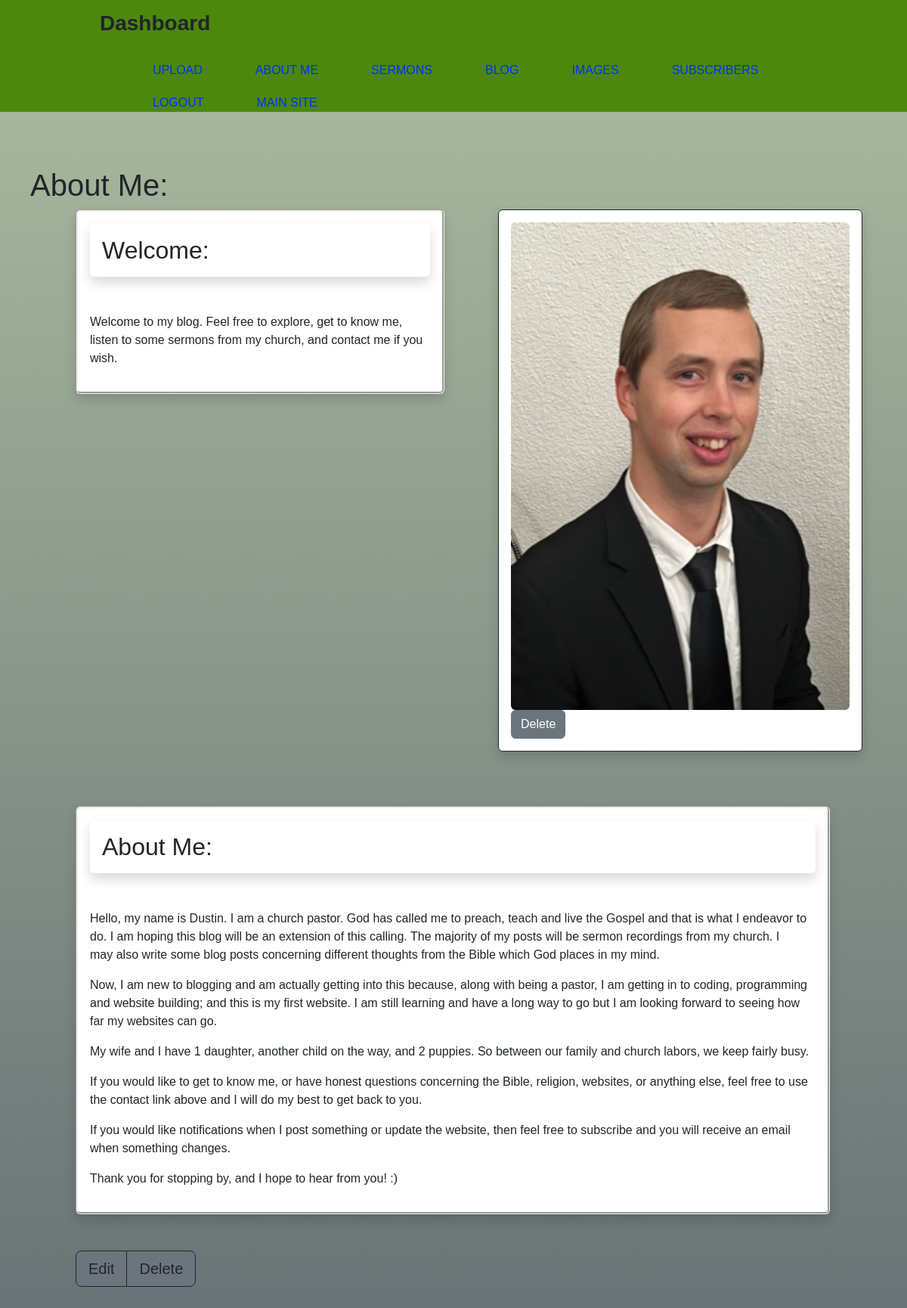
/dash-about-me (signed in), run on the app's committed database.
### website/models.py (models this page shows)
class AboutMe(db.Model):
    id = db.Column(db.Integer, primary_key=True)
    welcome = db.Column(db.String(500), nullable=False)
    about = db.Column(db.Text)

class ProfilePic(db.Model):
    id = db.Column(db.Integer, primary_key=True)
    profile_pic = db.Column(db.String(500), nullable=False)

### website/auth.py (the view)
@auth.route('/dash-about-me', methods=['GET', 'POST'])
@login_required
def dash_about_me():
    title = "Dash About Me"
    aboutme = AboutMe.query.order_by(AboutMe.id)
    profilepic = ProfilePic.query.order_by(ProfilePic.id)
    return render_template('dash_about_me.html', title=title, aboutme=aboutme, profilepic=profilepic)

### website/templates/dash_about_me.html (shortened to what this page needs)
{% extends 'dash_base.html' %} {% block title %} {{title}} {% endblock %} {% block content %}
<h1 id="aboutHeader">About Me:</h1>
<div id="aboutSection">
    <div class="row">
        <div class="col-6">
    {% for aboutme in aboutme %}
    <div id="aboutMeWelcome" class="shadow p-3 mb-5 bg-body rounded">
        <h2 class="shadow p-3 mb-5 bg-body rounded" id="welcome">Welcome:</h2>
            <p>{{ aboutme.welcome }}</p>
    </div> <br><br><br><br><br>
            {% endfor %}
        </div>
               <div class="col-6">
    {% for pic in profilepic %}
<div id="profilePicture" class="shadow p-3 mb-5 bg-body rounded">
    <img src="{{ url_for('static', filename='images/profile_pic/' + pic.profile_pic )}}" class="img-fluid rounded"
         id="profPic">
    <button type="button" class="btn btn-secondary" onClick="deleteProfPic({{ pic.id }})">
    <span aria-hidden="true">Delete</span>
    </button>
</div>
    {% endfor %}
                   <br>
        </div>
        <div class="col-11">
         {% for aboutme in aboutme %}
    <div id="aboutMe" class="shadow p-3 mb-5 bg-body rounded">
        <h2 class="shadow p-3 mb-5 bg-body rounded" id="aboutMeHeader">About Me: </h2>
            {{ aboutme.about|safe }}
    </div>
<div id="aboutButtons" class="btn-group btn-group-lg" role="group" aria-label="Large button group">
<button type="button" value="{{ aboutme.welcome }}{{ aboutme.about }}{{ aboutme.profile_pic }}" class="btn
    btn-secondary btn-outline-dark"><a href="{{ url_for('auth.dash_about_editor', id=aboutme.id) }}" id="edit">
            <span aria-hidden="true">Edit</span> </a>
</button>
<button type="button" class="btn btn-secondary btn-outline-dark" onClick="deleteAbout({{ aboutme.id }})">
    <span aria-hidden="true">Delete</span>
</button>
</div>
    <br>
    <br>
    <br>
</div>
{% endfor %}
        </div>
 </div>
{% endblock %}

### website/static/css/dash1.css (style rules this page uses)
html { background: linear-gradient(rgb(172, 188, 160), rgb(104, 115, 118)); background-repeat: no-repeat; background-position: center; background-size: cover; background-attachment: fixed; margin: 0px; font-family: 'Arial', 'Times New Roman', sans-serif; font-weight: 300; }
body { background: linear-gradient(rgb(172, 188, 160), rgb(104, 115, 118)); background-repeat: no-repeat; background-position: center; background-size: cover; background-attachment: fixed; margin: 0px; font-family: 'Arial', 'Times New Roman', sans-serif; font-weight: 300; }
a { text-decoration: none; }
#edit { color: rgb(37, 37, 37) }
h1 { padding-top: 25px; padding-left: 40px; }
#profilePicture { margin-right: 10%; margin-left: 8%; border: 1px solid; }
#profPic { height: 100%; width: 100%; }
#aboutMeWelcome { border-style: groove; margin-top: 0px; margin-left: 100px; }
#aboutMe { border-style: groove; margin-top: 0px; margin-left: 100px; }
#aboutButtons { margin-top: 0px; margin-left: 100px; margin-right: 48%; }

### data on the page
AboutMe: welcome "Welcome to my blog. Feel free to explore, get to know me, listen to some sermons from my church, and contact me if you wish.", about "Hello, my name is Dustin. I am a church pastor. God has called me to preach, teach and live the Gospel and that is what I endeavor to do. I am hoping this blog will be an extension of this calling. The majority of my posts will be sermon recordings from my church. I may also write some blog posts concerning different thoughts from the Bible which God places in my mind. Now, I am new to blogging and am actually getting into this because, along with being a pastor, I am getting in to coding, programming and website building; and this is my first website. I am still learning and have a long way to go but I am looking forward to seeing how far my websites can go. My wife and I have 1 daughter,…"
ProfilePic: profile_pic (picture)
